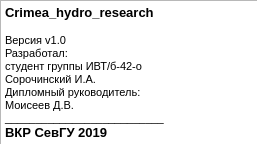
<?xml version="1.0" encoding="UTF-8"?>
<ui version="4.0">
 <class>Form</class>
 <widget class="QWidget" name="Form">
  <property name="geometry">
   <rect>
    <x>0</x>
    <y>0</y>
    <width>257</width>
    <height>144</height>
   </rect>
  </property>
  <property name="windowTitle">
   <string>О программе</string>
  </property>
  <widget class="QTextBrowser" name="textBrowser">
   <property name="geometry">
    <rect>
     <x>0</x>
     <y>0</y>
     <width>271</width>
     <height>161</height>
    </rect>
   </property>
   <property name="html">
    <string>&lt;!DOCTYPE HTML PUBLIC &quot;-//W3C//DTD HTML 4.0//EN&quot; &quot;http://www.w3.org/TR/REC-html40/strict.dtd&quot;&gt;
&lt;html&gt;&lt;head&gt;&lt;meta name=&quot;qrichtext&quot; content=&quot;1&quot; /&gt;&lt;style type=&quot;text/css&quot;&gt;
p, li { white-space: pre-wrap; }
&lt;/style&gt;&lt;/head&gt;&lt;body style=&quot; font-family:'MS Shell Dlg 2'; font-size:8.25pt; font-weight:400; font-style:normal;&quot;&gt;
&lt;p style=&quot; margin-top:0px; margin-bottom:0px; margin-left:0px; margin-right:0px; -qt-block-indent:0; text-indent:0px;&quot;&gt;&lt;span style=&quot; font-size:10pt; font-weight:600;&quot;&gt;Crimea_hydro_research&lt;/span&gt;&lt;/p&gt;
&lt;p style=&quot;-qt-paragraph-type:empty; margin-top:0px; margin-bottom:0px; margin-left:0px; margin-right:0px; -qt-block-indent:0; text-indent:0px; font-size:9pt;&quot;&gt;&lt;br /&gt;&lt;/p&gt;
&lt;p style=&quot; margin-top:0px; margin-bottom:0px; margin-left:0px; margin-right:0px; -qt-block-indent:0; text-indent:0px;&quot;&gt;&lt;span style=&quot; font-size:8pt;&quot;&gt;Версия v1.0&lt;/span&gt;&lt;/p&gt;
&lt;p style=&quot; margin-top:0px; margin-bottom:0px; margin-left:0px; margin-right:0px; -qt-block-indent:0; text-indent:0px;&quot;&gt;&lt;span style=&quot; font-size:8pt;&quot;&gt;Разработал:&lt;/span&gt;&lt;/p&gt;
&lt;p style=&quot; margin-top:0px; margin-bottom:0px; margin-left:0px; margin-right:0px; -qt-block-indent:0; text-indent:0px;&quot;&gt;&lt;span style=&quot; font-size:8pt;&quot;&gt;студент группы ИВТ/б-42-о&lt;/span&gt;&lt;/p&gt;
&lt;p style=&quot; margin-top:0px; margin-bottom:0px; margin-left:0px; margin-right:0px; -qt-block-indent:0; text-indent:0px;&quot;&gt;&lt;span style=&quot; font-size:8pt;&quot;&gt;Сорочинский И.А.&lt;/span&gt;&lt;/p&gt;
&lt;p style=&quot; margin-top:0px; margin-bottom:0px; margin-left:0px; margin-right:0px; -qt-block-indent:0; text-indent:0px;&quot;&gt;&lt;span style=&quot; font-size:8pt;&quot;&gt;Дипломный руководитель:&lt;/span&gt;&lt;/p&gt;
&lt;p style=&quot; margin-top:0px; margin-bottom:0px; margin-left:0px; margin-right:0px; -qt-block-indent:0; text-indent:0px;&quot;&gt;&lt;span style=&quot; font-size:8pt;&quot;&gt;Моисеев Д.В.&lt;/span&gt;&lt;/p&gt;
&lt;p style=&quot; margin-top:0px; margin-bottom:0px; margin-left:0px; margin-right:0px; -qt-block-indent:0; text-indent:0px;&quot;&gt;&lt;span style=&quot; font-size:8pt;&quot;&gt;__________________________&lt;/span&gt;&lt;/p&gt;
&lt;p style=&quot; margin-top:0px; margin-bottom:0px; margin-left:0px; margin-right:0px; -qt-block-indent:0; text-indent:0px;&quot;&gt;&lt;span style=&quot; font-size:10pt; font-weight:600;&quot;&gt;ВКР СевГУ 2019&lt;/span&gt;&lt;/p&gt;&lt;/body&gt;&lt;/html&gt;</string>
   </property>
  </widget>
 </widget>
 <resources/>
 <connections/>
</ui>
